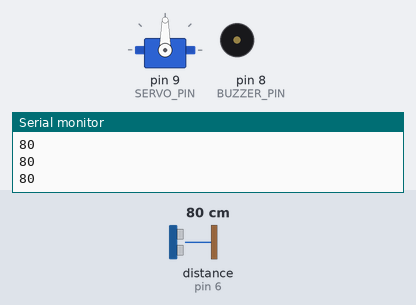
Simulated run of this sketch. Board: Arduino Uno, built with avr-gcc and run on an emulated ATmega328P. Parts: servo, buzzer (waves = sounding, pin HIGH), the last lines printed to the serial monitor. Wiring (inferred from the names in the program): ultrasonic range finder: trigger pin 7; echo pin 6. The test bench sets the inputs (shaded band); at power-on: distance to the obstacle (sensor on pin 6) 80 cm. The echo pulse lasts 58.3 µs per cm; pins used as bus, display or sensor lines are not drawn.

Above: at 1.2 s.
1.3 s: distance to the obstacle (sensor on pin 6) set to 24 cm
2.8 s: distance to the obstacle (sensor on pin 6) set to 20 cm
At 3.05 s:
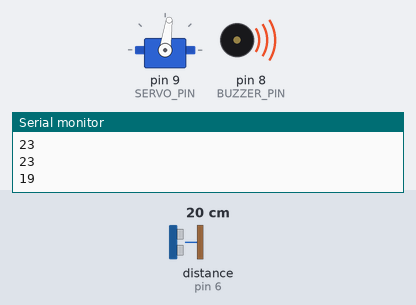
At 4.6 s:
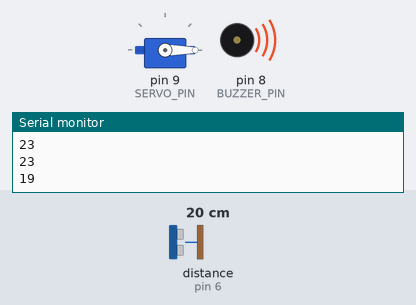
5.8 s: distance to the obstacle (sensor on pin 6) set to 35 cm
At 9.2 s:
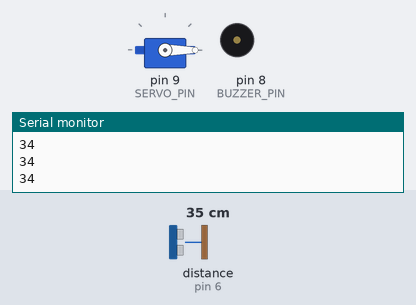
Timing chart, 0 to 10.7 s (numbered marks = the images above; inputs shaded):
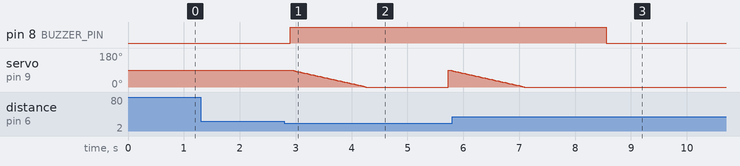

The sketch:

043-Obstacle-Avoiding-Robot-with-L298N_LED_.ino
```cpp
#include <Servo.h> // Include the Servo library

#define BUZZER_PIN 8 // Define the buzzer pin
#define SERVO_PIN 9 // Define the servo pin

Servo myservo; // Create a servo object

int trig = 7;
int echo = 6;
long timeInMicro;
long distanceInCm;
bool obstacleDetected = false;

void setup() {
  Serial.begin(9600);
  pinMode(trig, OUTPUT);
  pinMode(echo, INPUT);
  pinMode(BUZZER_PIN, OUTPUT);

  // Attach servo to pin 9
  myservo.attach(SERVO_PIN);
}

void loop() {
  digitalWrite(trig, LOW);
  delayMicroseconds(2);
  digitalWrite(trig, HIGH);
  delayMicroseconds(10);
  digitalWrite(trig, LOW);

  timeInMicro = pulseIn(echo, HIGH);

  distanceInCm = ((timeInMicro / 29) / 2);

  Serial.println(distanceInCm);

  if (distanceInCm <= 20) {
    digitalWrite(BUZZER_PIN, HIGH);
    obstacleDetected = true;

    // Rotate servo from 90 to -90 degrees
    for (int pos = 90; pos >= -90; pos -= 1) {
      myservo.write(pos); // Set servo position
      delay(15); // Wait for servo to move
    }
  } else {
    digitalWrite(BUZZER_PIN, LOW);
    obstacleDetected = false;
  }

  // If no obstacle detected, start the motor
  if (!obstacleDetected) {
    // Your code to control the motor driver to start the motor in the appropriate direction
    // For example, if motor should rotate clockwise, you might do something like:
    // digitalWrite(MOTOR_DIRECTION_PIN, HIGH); // Set motor direction
    // analogWrite(MOTOR_SPEED_PIN, 255); // Start the motor at full speed
  }

  delay(100); // Wait for 1 second before re-evaluating
}
```

Measured:
- the behaviour switches between 22 and 21 cm on distance to the obstacle (sensor on pin 6) (found by bisection; images 0 and 1)
- after the input at 2.8 s, pin 8 (BUZZER_PIN): LOW → HIGH after 0.10 s
- after the input at 5.8 s, pin 8 (BUZZER_PIN): HIGH → LOW after 2.8 s; servo on pin 9 (SERVO_PIN): goes on until 7.1 s, then stays 0°
